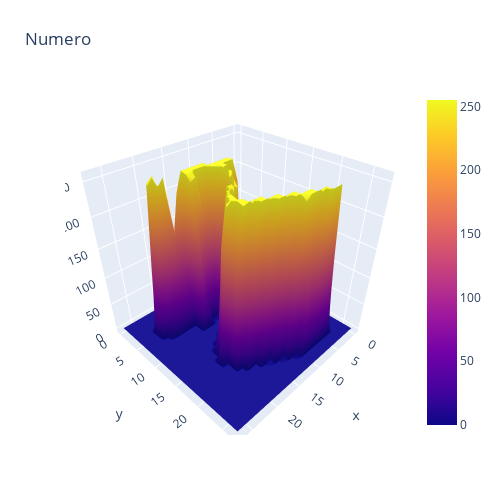

This figure's notebook cell:
### Code cell
import plotly.graph_objects as go
import pandas as pd


fig = go.Figure(data=[go.Surface(z=x_train[0])])

fig.update_layout(title='Numero', autosize=False,
                  width=500, height=500,
                  margin=dict(l=65, r=50, b=65, t=90))

fig.show()

### Figure 1 — Plotly figure (JSON) as saved in the notebook; plotly's stock layout.template omitted (floating-point values rounded to 4 significant figures; data arrays with more than 128 entries replaced by an {"elided": "..."} marker saying what was removed)
{"data": [{"type": "surface", "z": {"elided": "28x28 int values"}}], "layout": {"autosize": false, "height": 500, "margin": {"b": 65, "l": 65, "r": 50, "t": 90}, "title": {"text": "Numero"}, "width": 500}}
